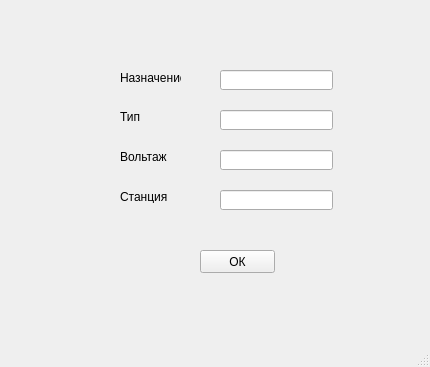
<?xml version="1.0" encoding="UTF-8"?>
<ui version="4.0">
 <class>AddTypeOfSensors</class>
 <widget class="QMainWindow" name="AddTypeOfSensors">
  <property name="geometry">
   <rect>
    <x>0</x>
    <y>0</y>
    <width>430</width>
    <height>367</height>
   </rect>
  </property>
  <property name="windowTitle">
   <string>MainWindow</string>
  </property>
  <widget class="QWidget" name="centralwidget">
   <widget class="QLineEdit" name="lineEdit">
    <property name="geometry">
     <rect>
      <x>220</x>
      <y>70</y>
      <width>113</width>
      <height>20</height>
     </rect>
    </property>
   </widget>
   <widget class="QLineEdit" name="lineEdit_2">
    <property name="geometry">
     <rect>
      <x>220</x>
      <y>110</y>
      <width>113</width>
      <height>20</height>
     </rect>
    </property>
   </widget>
   <widget class="QLineEdit" name="lineEdit_3">
    <property name="geometry">
     <rect>
      <x>220</x>
      <y>150</y>
      <width>113</width>
      <height>20</height>
     </rect>
    </property>
   </widget>
   <widget class="QLabel" name="label">
    <property name="geometry">
     <rect>
      <x>120</x>
      <y>70</y>
      <width>61</width>
      <height>16</height>
     </rect>
    </property>
    <property name="text">
     <string>Назначение</string>
    </property>
   </widget>
   <widget class="QLabel" name="label_2">
    <property name="geometry">
     <rect>
      <x>120</x>
      <y>110</y>
      <width>47</width>
      <height>13</height>
     </rect>
    </property>
    <property name="text">
     <string>Тип</string>
    </property>
   </widget>
   <widget class="QLabel" name="label_3">
    <property name="geometry">
     <rect>
      <x>120</x>
      <y>150</y>
      <width>47</width>
      <height>13</height>
     </rect>
    </property>
    <property name="text">
     <string>Вольтаж</string>
    </property>
   </widget>
   <widget class="QPushButton" name="okButton">
    <property name="geometry">
     <rect>
      <x>200</x>
      <y>250</y>
      <width>75</width>
      <height>23</height>
     </rect>
    </property>
    <property name="text">
     <string>ОК</string>
    </property>
   </widget>
   <widget class="QLineEdit" name="lineEdit_4">
    <property name="geometry">
     <rect>
      <x>220</x>
      <y>190</y>
      <width>113</width>
      <height>20</height>
     </rect>
    </property>
   </widget>
   <widget class="QLabel" name="label_4">
    <property name="geometry">
     <rect>
      <x>120</x>
      <y>190</y>
      <width>47</width>
      <height>13</height>
     </rect>
    </property>
    <property name="text">
     <string>Станция</string>
    </property>
   </widget>
  </widget>
  <widget class="QMenuBar" name="menubar">
   <property name="geometry">
    <rect>
     <x>0</x>
     <y>0</y>
     <width>430</width>
     <height>21</height>
    </rect>
   </property>
  </widget>
  <widget class="QStatusBar" name="statusbar"/>
 </widget>
 <resources/>
 <connections/>
</ui>
